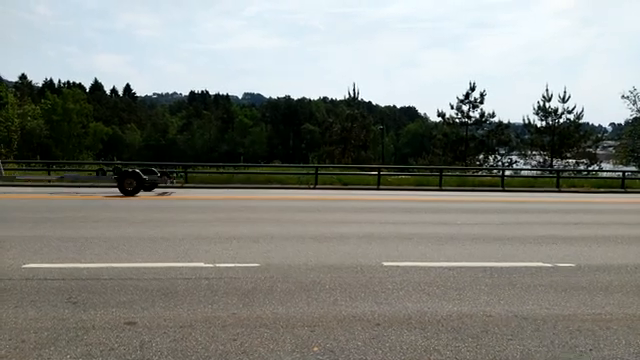
#> input picture frame 60 of lm.mp4, 640 x 360 px, given in place of the camera
$ python camera.py
#> lines starting #> are read from the running program, lines starting #| are printed output that depends on the picture; after the words box and inside, x2 and y2 are one past the last pixel; in counts of white or black regions, pixels touching at a corner belong together
import cv2

def background_subtraction(video_source='path/to/your/video.mp4'):
    # Step 1: Video Acquisition for Camera
#> called with video_source = 0
    cap = cv2.VideoCapture(video_source)

    # Step 2: Background Subtractor Initialization
    fgbg = cv2.createBackgroundSubtractorMOG2(detectShadows=True)

    while True:
        # Step 3: Frame Acquisition
        ret, frame = cap.read()
#> frame is the input picture: shape (360, 640, 3); mean B, G, R 126.7, 132.6, 130.9
        originalFrame = frame
        # Check if the video capture was successful
        if not ret:
            break

        # Step 4: Background Modeling and Subtraction
        foreground_mask = fgbg.apply(frame)
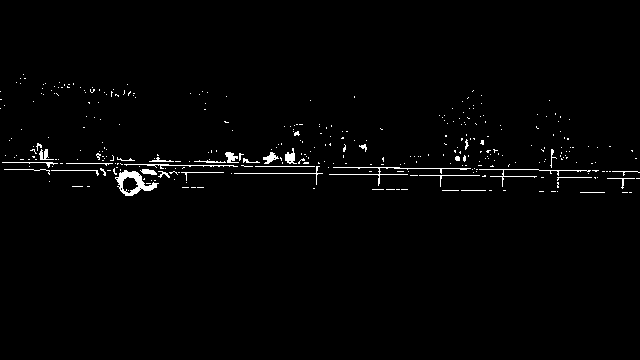
#> foreground_mask: shape (360, 640); values 127 (black) and 255 (white), 1.5% white in thin lines or dots, all inside (x1, y1, x2, y2) = (0, 74, 640, 196)

        # Step 5: Post-Processing (Morphological Operations)
        foreground_mask = cv2.morphologyEx(foreground_mask, cv2.MORPH_OPEN, cv2.getStructuringElement(cv2.MORPH_ELLIPSE, (5, 5)))
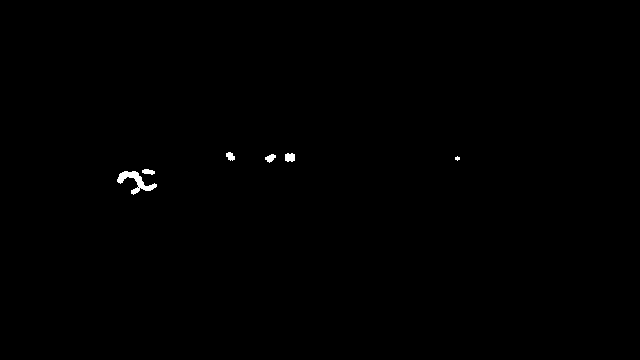
#> foreground_mask: shape (360, 640); values 127 (black) and 255 (white), 0.26% white; 6 white regions (1 under 20 px), largest, box (x1, y1, x2, y2) and area: (117, 171, 157, 195) 340, (285, 153, 295, 162) 78, (265, 154, 276, 163) 60, (226, 152, 235, 161) 56, (142, 169, 155, 175) 55
        foreground_mask = cv2.morphologyEx(foreground_mask, cv2.MORPH_CLOSE, cv2.getStructuringElement(cv2.MORPH_ELLIPSE, (5, 5)))

        # Step 6: Object Detection (Contour Finding)
        contours, _ = cv2.findContours(foreground_mask, cv2.RETR_EXTERNAL, cv2.CHAIN_APPROX_SIMPLE)
#> contours = [[[0, 0], [0, 359], [639, 359], [639, 0]]]

        # Step 7: Drawing Bounding Boxes
        for contour in contours:
            x, y, w, h = cv2.boundingRect(contour)
            cv2.rectangle(frame, (x, y), (x + w, y + h), (0, 255, 0), 2)
#> this loop made 1 pass
#> (contour, x, y, w, h) on pass 1: ([[0, 0], [0, 359], [639, 359], [639, 0]], 0, 0, 640, 360)
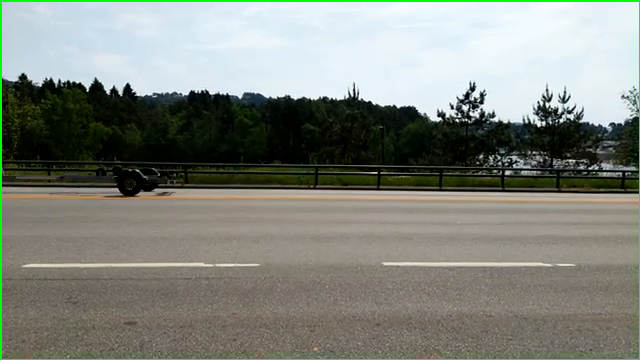
#> frame: shape (360, 640, 3); 1.3% of pixels changed, all inside (x1, y1, x2, y2) = (0, 0, 640, 360)

        # Step 8: Bitwise AND operation between the frame and foreground mask
        result = cv2.bitwise_and(originalFrame, originalFrame, mask=foreground_mask)

        # Step 9: Display Results
        cv2.imshow('Original Frame', originalFrame)
        cv2.imshow('Foreground Mask', foreground_mask)
        cv2.imshow('Result', result)

        # Step 10: Break the loop if 'q' key is pressed
        if cv2.waitKey(30) & 0xFF == ord('q'):
#> (key q is pressed here)
            break

    # Step 11: Release Video Capture and Close Windows
    cap.release()
    cv2.destroyAllWindows()


# Specify the camera index
camera_index = 0  # Change the index accordingly

background_subtraction(camera_index)

$ run again, starting later in the video
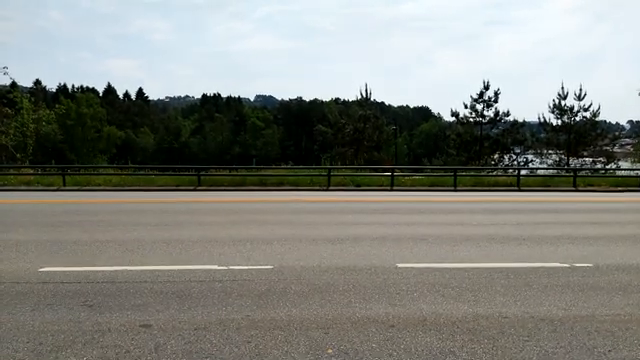
#> input picture frame 273 of lm.mp4, 640 x 360 px, given in place of the camera
#> in background_subtraction, frame is the input picture: shape (360, 640, 3); mean B, G, R 126.3, 132.5, 130.7
#> in background_subtraction, `foreground_mask = cv2.morphologyEx(foreground_mask, cv2.MORPH_OPEN, cv..`:
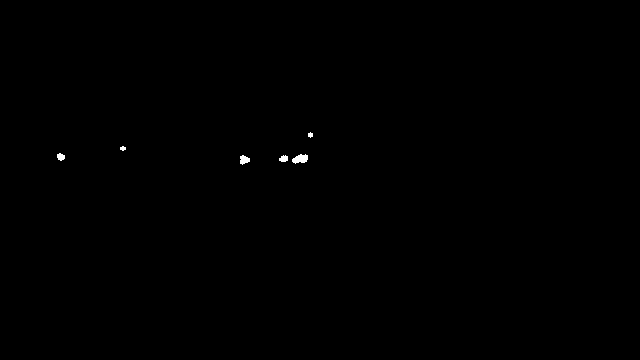
#> foreground_mask: shape (360, 640); values 127 (black) and 255 (white), 0.14% white; 6 white regions, box (x1, y1, x2, y2) and area: (292, 154, 308, 164) 110, (240, 155, 250, 165) 69, (279, 155, 288, 162) 48, (57, 153, 65, 161) 47, (308, 132, 313, 138) 22, (120, 146, 126, 151) 22
#> contours = [[[0, 0], [0, 359], [639, 359], [639, 0]]]
#> the loop in background_subtraction, `for contour in contours:` made 1 pass
#> (contour, x, y, w, h) on pass 1: ([[0, 0], [0, 359], [639, 359], [639, 0]], 0, 0, 640, 360)
#> after the loop in background_subtraction, `for contour in contours:`:
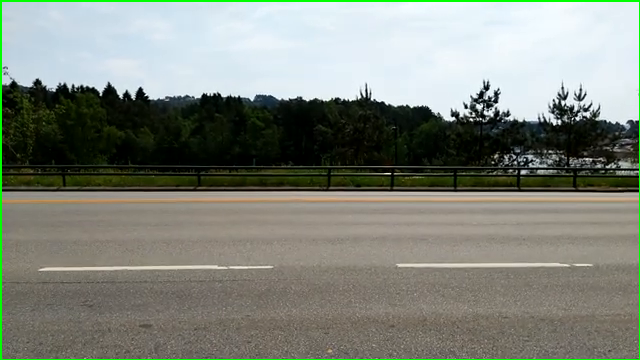
#> frame: shape (360, 640, 3); 1.3% of pixels changed, all inside (x1, y1, x2, y2) = (0, 0, 640, 360)

$ run again, starting later in the video
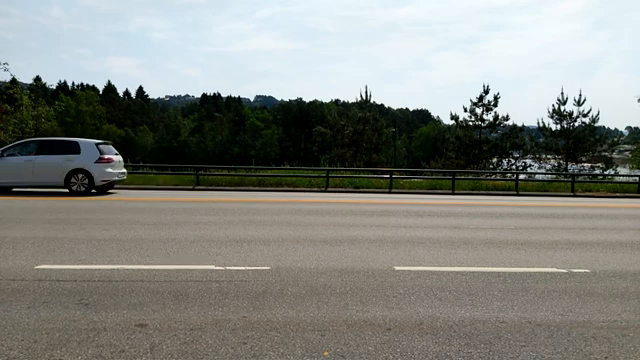
#> input picture frame 485 of lm.mp4, 640 x 360 px, given in place of the camera
#> in background_subtraction, frame is the input picture: shape (360, 640, 3); mean B, G, R 127.7, 133.5, 131.4
#> in background_subtraction, `foreground_mask = cv2.morphologyEx(foreground_mask, cv2.MORPH_OPEN, cv..`:
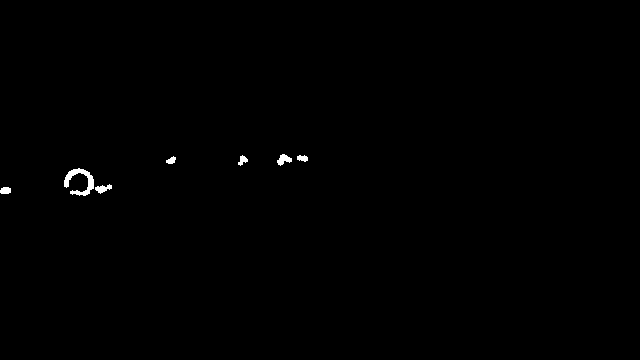
#> foreground_mask: shape (360, 640); values 127 (black) and 255 (white), 0.34% white; 7 white regions, largest, box (x1, y1, x2, y2) and area: (64, 168, 94, 196) 345, (277, 154, 292, 166) 102, (95, 184, 112, 194) 90
#> contours = [[[0, 0], [0, 359], [639, 359], [639, 0]]]
#> the loop in background_subtraction, `for contour in contours:` made 1 pass
#> (contour, x, y, w, h) on pass 1: ([[0, 0], [0, 359], [639, 359], [639, 0]], 0, 0, 640, 360)
#> after the loop in background_subtraction, `for contour in contours:`:
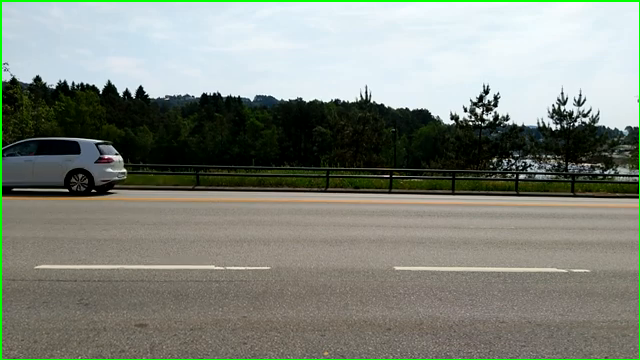
#> frame: shape (360, 640, 3); 1.3% of pixels changed, all inside (x1, y1, x2, y2) = (0, 0, 640, 360)
